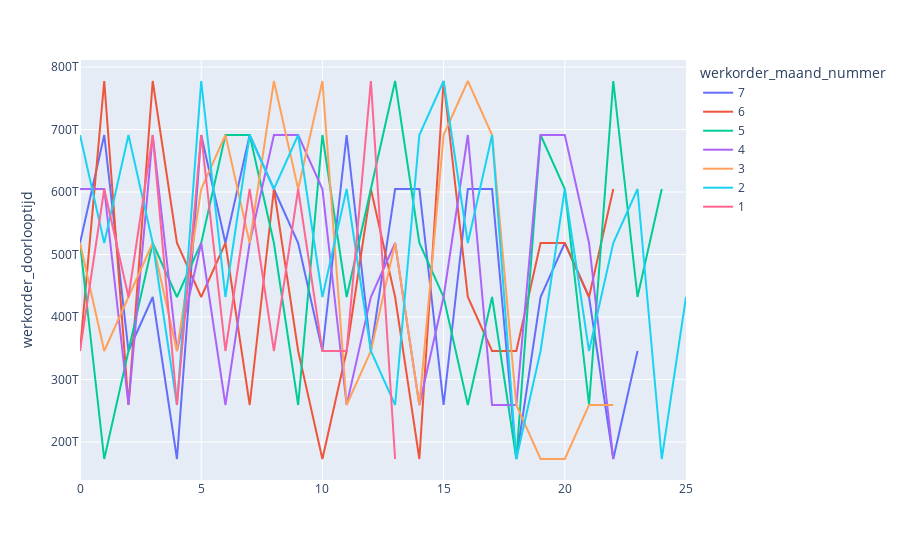

The notebook cell this image was saved under:
### Code cell
fig = px.line(werkorder_df.sort_values("werkorder_maand_nummer", ascending=False),  y="werkorder_doorlooptijd", color='werkorder_maand_nummer')
fig.show()
